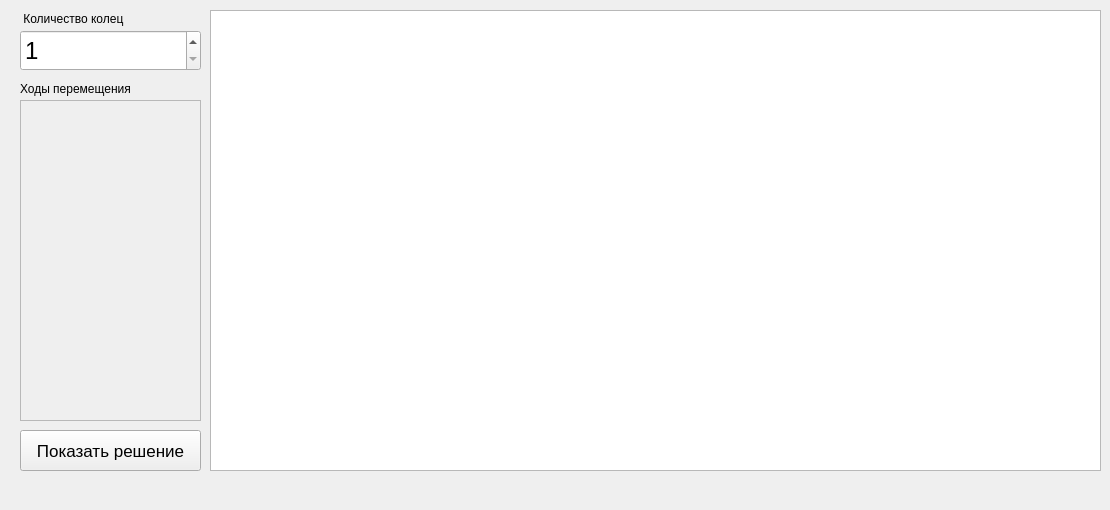
<?xml version="1.0" encoding="UTF-8"?>
<ui version="4.0">
 <class>MainWindow</class>
 <widget class="QMainWindow" name="MainWindow">
  <property name="geometry">
   <rect>
    <x>0</x>
    <y>0</y>
    <width>1110</width>
    <height>510</height>
   </rect>
  </property>
  <property name="minimumSize">
   <size>
    <width>1110</width>
    <height>510</height>
   </size>
  </property>
  <property name="maximumSize">
   <size>
    <width>1110</width>
    <height>510</height>
   </size>
  </property>
  <property name="windowTitle">
   <string>Ханойские башни</string>
  </property>
  <widget class="QWidget" name="centralwidget">
   <widget class="QSpinBox" name="spinRings">
    <property name="geometry">
     <rect>
      <x>20</x>
      <y>30</y>
      <width>181</width>
      <height>41</height>
     </rect>
    </property>
    <property name="font">
     <font>
      <pointsize>18</pointsize>
     </font>
    </property>
    <property name="minimum">
     <number>1</number>
    </property>
    <property name="maximum">
     <number>8</number>
    </property>
    <property name="value">
     <number>1</number>
    </property>
   </widget>
   <widget class="QListWidget" name="listWidget">
    <property name="enabled">
     <bool>false</bool>
    </property>
    <property name="geometry">
     <rect>
      <x>20</x>
      <y>100</y>
      <width>181</width>
      <height>321</height>
     </rect>
    </property>
    <property name="selectionMode">
     <enum>QAbstractItemView::SingleSelection</enum>
    </property>
   </widget>
   <widget class="QPushButton" name="buttonAnimate">
    <property name="geometry">
     <rect>
      <x>20</x>
      <y>430</y>
      <width>181</width>
      <height>41</height>
     </rect>
    </property>
    <property name="font">
     <font>
      <pointsize>13</pointsize>
     </font>
    </property>
    <property name="text">
     <string>Показать решение</string>
    </property>
    <property name="icon">
     <iconset theme="media-playback-start"/>
    </property>
   </widget>
   <widget class="QLabel" name="label">
    <property name="geometry">
     <rect>
      <x>20</x>
      <y>80</y>
      <width>151</width>
      <height>17</height>
     </rect>
    </property>
    <property name="text">
     <string>Ходы перемещения</string>
    </property>
   </widget>
   <widget class="QGraphicsView" name="graphicsView">
    <property name="geometry">
     <rect>
      <x>210</x>
      <y>10</y>
      <width>891</width>
      <height>461</height>
     </rect>
    </property>
   </widget>
   <widget class="QLabel" name="label_2">
    <property name="geometry">
     <rect>
      <x>20</x>
      <y>10</y>
      <width>151</width>
      <height>17</height>
     </rect>
    </property>
    <property name="text">
     <string> Количество колец</string>
    </property>
   </widget>
  </widget>
  <widget class="QMenuBar" name="menubar">
   <property name="geometry">
    <rect>
     <x>0</x>
     <y>0</y>
     <width>1110</width>
     <height>22</height>
    </rect>
   </property>
  </widget>
 </widget>
 <resources/>
 <connections/>
</ui>
